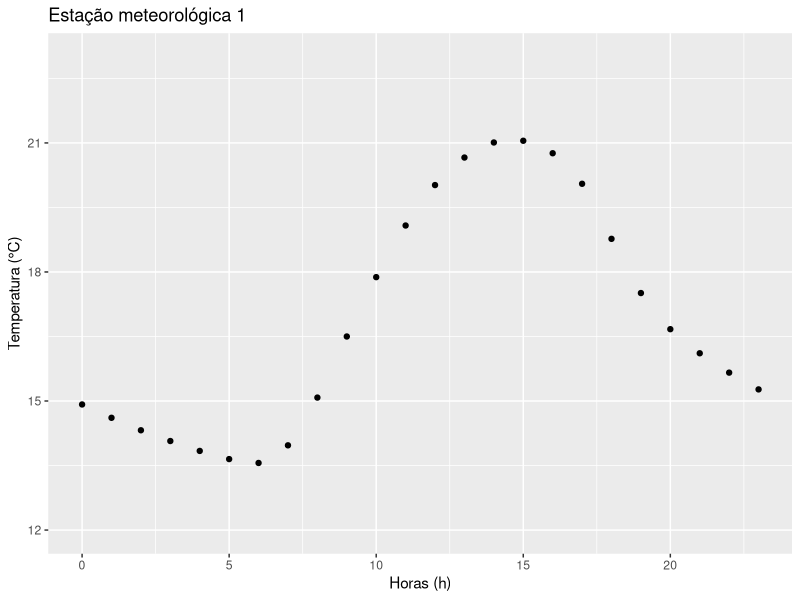
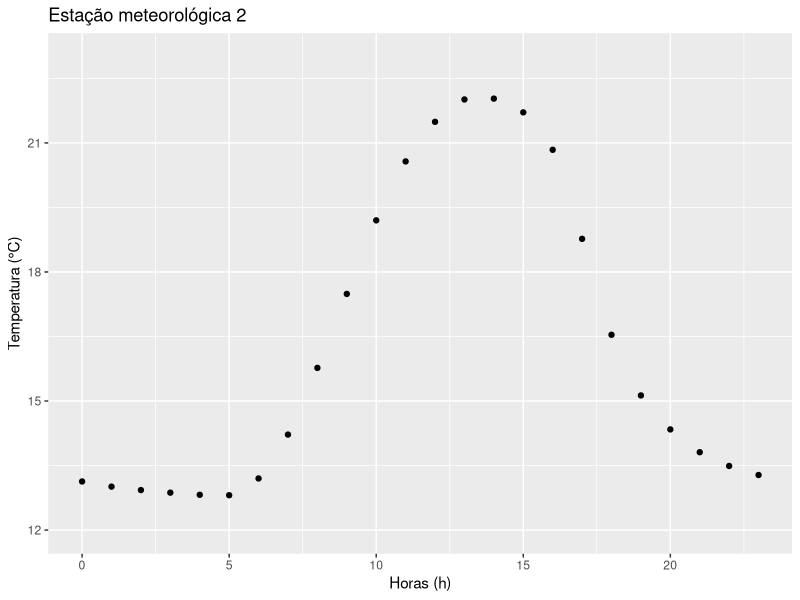

Here is the R script that generated these plots, in order: (Note: this script raises an error after producing the figures.)
## ---- chunk 1
knitr::opts_chunk$set(echo = TRUE)
## ---- chunk 2
(x <- seq(from = 3, to = 6, by = 0.1))

## ---- chunk 3
primeiro_termo <- 0.2^(1) * 0.1e-03
segundo_termo <- 0.2^(4) * 0.1e-06
ultimo_termo <- 0.2^(34) * 0.1e-36
razao <- segundo_termo / primeiro_termo
n <- log(ultimo_termo / primeiro_termo) / log(razao)
sequencia <- c(0, 1:n)
vetor_multiplicador <- razao^sequencia
vetor_a <- primeiro_termo * (vetor_multiplicador)
vetor_a
## ---- chunk 4
sequencia <- seq(1:25)
b <- (2^sequencia) / sequencia
b
## ---- chunk 5
dias <- c("domingo", "segunda", "terça", "quarta", "quinta", "sexta", "sabado")
dds <- seq(1:7)
names(dds) <- dias
dds
## ---- chunk 6
dds_nums <- c(
  5L, 2L, 5L, 2L, 7L, 7L, 2L,
  6L, 6L, 3L, 7L, 1L, 2L, 2L,
  5L, 7L, 3L, 2L, 6L, 4L, 1L
)
names(dds)[dds_nums]
## ---- chunk 7
sequencia <- c(85, 79, 70, 6, 32, 8, 17, 93, 81, 76)
pares <- sequencia %% 2 == 0
pares
## ---- chunk 8

impares <- !pares
total_impares <- sum(impares)
total_impares
## ---- chunk 9
anos <- c(1894, 1947, 1901, 1992, 1925, 2014, 1993, 1996, 1984, 1897, 2100, 2300)
anos_bissexto <- anos %% 400 == 0 | anos %% 100 != 0 & anos %% 4 == 0
anos_bissexto

## ---- chunk 10
cada_ano_bissexto <- anos * anos_bissexto
cada_ano_bissexto[cada_ano_bissexto > 0]

## ---- chunk 11
ndias <- ifelse(
  test = anos_bissexto == TRUE,
  yes = "366 dias",
  no = "365 dias"
)
ndias

## ---- chunk 12
anos_bissexto <- as.numeric(anos_bissexto)
(total_anos_bissexto <- sum(anos_bissexto))

## ---- chunk 13
seq_a <- c(-30, seq(from = 0, to = 30, by = 5))
seq_a
## ---- chunk 14
seq_b <- seq(from = 1.0, to = 0.0, by = -0.2)
seq_b
## ---- chunk 15
razao <- -2.4434610 - (-3.1415927)
seq_c <- seq(from = -pi, to = pi, by = razao)
seq_c
## ---- chunk 16
repeticao <- 2:8
seq_d <- rep(x = -1:5, times = repeticao)
seq_d

## ---- chunk 17
repeticao <- c(5, 4, 3, 2, 1, 2, 3, 4, 5)
seq_e <- rep(x = repeticao, times = repeticao)
seq_e
## ---- chunk 18
v3 <- c(11, 0.25, 7, 2)
v2 <- c(11, 0.25)
v1 <- c(11)
v0 <- c()
vetor <- v3
sequencia <- ifelse(
  test = vetor == 11,
  yes = 1,
  no = vetor
)
sequencia <- ifelse(
  test = vetor == 0.25,
  yes = 2,
  no = sequencia
)
sequencia <- ifelse(
  test = vetor == 7,
  yes = 3,
  no = sequencia
)
sequencia <- ifelse(
  test = vetor == 2,
  yes = 4,
  no = sequencia
)
(sequencia <- as.integer(sequencia))
## ---- chunk 19
v3 <- c(11, 0.25, 7, 2)
v2 <- c(11, 0.25)
v1 <- c(11)
v0 <- c()
vetor <- v2
sequencia <- ifelse(
  test = vetor == 11,
  yes = 1,
  no = vetor
)
sequencia <- ifelse(
  test = vetor == 0.25,
  yes = 2,
  no = sequencia
)
sequencia <- ifelse(
  test = vetor == 7,
  yes = 3,
  no = sequencia
)
sequencia <- ifelse(
  test = vetor == 2,
  yes = 4,
  no = sequencia
)
(sequencia <- as.integer(sequencia))
## ---- chunk 20
v3 <- c(11, 0.25, 7, 2)
v2 <- c(11, 0.25)
v1 <- c(11)
v0 <- c()
vetor <- v1
sequencia <- ifelse(
  test = vetor == 11,
  yes = 1,
  no = vetor
)
sequencia <- ifelse(
  test = vetor == 0.25,
  yes = 2,
  no = sequencia
)
sequencia <- ifelse(
  test = vetor == 7,
  yes = 3,
  no = sequencia
)
sequencia <- ifelse(
  test = vetor == 2,
  yes = 4,
  no = sequencia
)
(sequencia <- as.integer(sequencia))
## ---- chunk 21
v3 <- c(11, 0.25, 7, 2)
v2 <- c(11, 0.25)
v1 <- c(11)
v0 <- c()
vetor <- v0
sequencia <- ifelse(
  test = vetor == 11,
  yes = 1,
  no = vetor
)
sequencia <- ifelse(
  test = vetor == 0.25,
  yes = 2,
  no = sequencia
)
sequencia <- ifelse(
  test = vetor == 7,
  yes = 3,
  no = sequencia
)
sequencia <- ifelse(
  test = vetor == 2,
  yes = 4,
  no = sequencia
)
(sequencia <- as.integer(sequencia))
## ---- chunk 22
tar_est1 <- c(
  14.92, 14.61, 14.32, 14.07, 13.84, 13.65, 13.56, 13.97, 15.08,
  16.5, 17.88, 19.08, 20.02, 20.66, 21.01, 21.05, 20.76, 20.05,
  18.77, 17.51, 16.67, 16.11, 15.66, 15.27
)
tar_est2 <- c(
  13.13, 13.01, 12.93, 12.87, 12.82, 12.81, 13.2, 14.22, 15.77,
  17.49, 19.2, 20.57, 21.49, 22.01, 22.03, 21.71, 20.84, 18.77,
  16.54, 15.13, 14.34, 13.81, 13.49, 13.28
)

## ---- chunk 23
library(ggplot2)
horas <- 0:23

qplot(
  x = horas,
  y = tar_est1,
  geom = "point",
  xlab = "Horas (h)",
  ylab = "Temperatura (°C)",
  ylim = c(12, 23),
  main = "Estação meteorológica 1"
)

qplot(
  x = horas,
  y = tar_est2,
  geom = "point",
  xlab = "Horas (h)",
  ylab = "Temperatura (°C)",
  ylim = c(12, 23),
  main = "Estação meteorológica 2"
)


## ---- chunk 24
(tmed_est1 <- round(x = mean(tar_est1), digits = 1))
(tmed_est2 <- round(x = mean(tar_est2), digits = 1))
## ---- chunk 25
ifelse(
  test = tmed_est1 > tmed_est2,
  yes = "Estação 1 é mais quente",
  no = "Estação 2 é mais quente"
)
## ---- chunk 26
sort(tar_est1, decreasing = TRUE)[3]
## ---- chunk 27
sort(tar_est2, decreasing = TRUE)[3]
## ---- chunk 28
tmax_est1 <- max(tar_est1)
tmin_est1 <- min(tar_est1)
(atd_est1 <- round(x = tmax_est1 - tmin_est1, digits = 1))

## ---- chunk 29
tmax_est2 <- max(tar_est2)
tmin_est2 <- min(tar_est2)
(atd_est2 <- round(x = tmax_est2 - tmin_est2, digits = 1))

## ---- chunk 30
names(tar_est1) <- horas
condicao_max <- tar_est1 == max(tar_est1)
(hmax_est1 <- names(tar_est1[condicao_max]))
condicao_min <- tar_est1 == min(tar_est1)
(hmin_est1 <- names(tar_est1[condicao_min]))
## ---- chunk 31
names(tar_est2) <- horas
condicao_max <- tar_est2 == max(tar_est2)
(hmax_est2 <- names(tar_est2[condicao_max]))
condicao_min <- tar_est2 == min(tar_est2)
(hmin_est2 <- names(tar_est2[condicao_min]))
## ---- chunk 32
tar_est2_maior <- names(which(tar_est2 > tar_est1))
(tar_est2_inicio <- tar_est2_maior[1])
(tar_est2_fim <- tar_est2_maior[length(tar_est2_maior)])
## ---- chunk 33
diferenca <- unname(abs(tar_est1 - tar_est2))
(maior_diferenca <- max(diferenca))
## ---- chunk 34
names(diferenca) <- horas
diferenca <- (abs(tar_est1 - tar_est2))
maior_diferenca <- max(diferenca)
(hora_maior <- names(which(diferenca == maior_diferenca)))
## ---- chunk 35
hps_est1 <- names(which(abs(diff(tar_est1)[12:23]) == max(abs(diff(tar_est1)[12:23]))))
hps_est1

## ---- chunk 36
hps_est2 <- names(which(abs(diff(tar_est2)[12:23]) == max(abs(diff(tar_est2)[12:23]))))
hps_est2
## ---- chunk 37
names(which(diferenca < 0.5))
## ---- chunk 38
(tar_med1 <- unname((max(tar_est2) + min(tar_est2)) / 2))
## ---- chunk 39
(tar_med2 <- unname((max(tar_est2) + min(tar_est2) + tar_est2[10] + 2 * tar_est2[22]) / 5))
## ---- chunk 40
(tar_med3 <- unname((tar_est2[8] + tar_est2[15] + 2 * tar_est2[22]) / 4))
## ---- chunk 41
tmed_est2
tar_med1
tar_med2
tar_med3
## ---- chunk 42
temp_max_est1 <- max(tar_est1)
temp_max_est1
temp_min_est1 <- min(tar_est1)
temp_min_est1
h_temp_min_est1 <- names(which(tar_est1 == temp_min_est1))
h_temp_min_est1
h_temp_max_est1 <- names(which(tar_est1 == temp_max_est1))
h_temp_max_est1
t_est1 <- (temp_max_est1 + temp_min_est1) / 2
a_est1 <- (temp_max_est1 - temp_min_est1) / 2
## ---- chunk 43
tcalc_est1 <- tar_est1
cinco_horas <- as.numeric(h_temp_min_est1) - 1
zero_horas <- as.numeric(names(tcalc_est1[1]))
h_1 <- zero_horas:cinco_horas
arg_1 <- pi * (h_1 + 10) / (10 + as.numeric(h_temp_min_est1))
tcalc_est1[(zero_horas + 1):(cinco_horas + 1)] <- t_est1 + a_est1 * cos(arg_1)
tcalc_est1[(zero_horas + 1):(cinco_horas + 1)]
## ---- chunk 44
seis_horas <- as.numeric(h_temp_min_est1)
h_2 <- seis_horas
arg_2 <- pi * (h_2 - seis_horas) / (14 - seis_horas)
tcalc_est1[as.numeric(h_temp_min_est1) + 1] <- t_est1 - a_est1 * cos(arg_2)
tcalc_est1[as.numeric(h_temp_min_est1) + 1]
## ---- chunk 45
sete_horas <- as.numeric(h_temp_min_est1) + 1
quatorze_horas <- as.numeric(h_temp_max_est1) - 1
h_3 <- sete_horas:quatorze_horas
arg_3 <- pi * (h_3 - as.numeric(h_temp_min_est1)) / (14 - as.numeric(h_temp_min_est1))
tcalc_est1[(sete_horas + 1):(quatorze_horas + 1)] <- t_est1 - a_est1 * cos(arg_3)
tcalc_est1[(sete_horas + 1):(quatorze_horas + 1)]
## ---- chunk 46
quinze_horas <- as.numeric(h_temp_max_est1)
ultimo_termo <- length(tcalc_est1)
vinte_tres_horas <- as.numeric(names(tcalc_est1[ultimo_termo]))
h_4 <- quinze_horas:vinte_tres_horas
arg_4 <- pi * (14 - h_4) / (10 + as.numeric(h_temp_min_est1))
tcalc_est1[(quinze_horas + 1):(vinte_tres_horas + 1)] <- t_est1 + a_est1 * cos(arg_4)
tcalc_est1[(quinze_horas + 1):(vinte_tres_horas + 1)]
## ---- chunk 47
tcalc_est1
## ---- chunk 48
temp_max_est2 <- max(tar_est2)
temp_max_est2
temp_min_est2 <- min(tar_est2)
temp_min_est2
h_temp_min_est2 <- names(which(tar_est2 == temp_min_est2))
h_temp_min_est2
h_temp_max_est2 <- names(which(tar_est2 == temp_max_est2))
h_temp_max_est2
t_est2 <- (temp_max_est2 + temp_min_est2) / 2
a_est2 <- (temp_max_est2 - temp_min_est2) / 2
## ---- chunk 49
tcalc_est2 <- tar_est2
quatro_horas <- as.numeric(h_temp_min_est2) - 1
zero_horas <- as.numeric(names(tcalc_est2[1]))
h_1 <- zero_horas:quatro_horas
arg_1 <- pi * (h_1 + 10) / (10 + as.numeric(h_temp_min_est2))
tcalc_est2[(zero_horas + 1):(quatro_horas + 1)] <- t_est2 + a_est2 * cos(arg_1)
tcalc_est2[(zero_horas + 1):(quatro_horas + 1)]
## ---- chunk 50
cinco_horas <- as.numeric(h_temp_min_est2)
h_2 <- cinco_horas
arg_2 <- pi * (h_2 - cinco_horas) / (14 - cinco_horas)
tcalc_est2[as.numeric(h_temp_min_est2) + 1] <- t_est2 - a_est2 * cos(arg_2)
tcalc_est2[as.numeric(h_temp_min_est2) + 1]
## ---- chunk 51
seis_horas <- as.numeric(h_temp_min_est2) + 1
treze_horas <- as.numeric(h_temp_max_est2) - 1
h_3 <- seis_horas:treze_horas
arg_3 <- pi * (h_3 - as.numeric(h_temp_min_est2)) / (14 - as.numeric(h_temp_min_est2))
tcalc_est2[(seis_horas + 1):(treze_horas + 1)] <- t_est2 - a_est2 * cos(arg_3)
tcalc_est2[(seis_horas + 1):(treze_horas + 1)]
## ---- chunk 52
quatorze_horas <- as.numeric(h_temp_max_est2)
ultimo_termo <- length(tcalc_est2)
vinte_tres_horas <- as.numeric(names(tcalc_est2[ultimo_termo]))
h_4 <- quatorze_horas:vinte_tres_horas
arg_4 <- pi * (14 - h_4) / (10 + as.numeric(h_temp_min_est2))
tcalc_est2[(quatorze_horas + 1):(vinte_tres_horas + 1)] <- t_est2 + a_est2 * cos(arg_4)
tcalc_est2[(quatorze_horas + 1):(vinte_tres_horas + 1)]
## ---- chunk 53
tcalc_est2
## ---- chunk 54
rmse_est1 <- (sum((tcalc_est1 - tar_est1)^2) / length(tcalc_est1))^0.5
rmse_est1
## ---- chunk 55
rmse_est2 <- (sum((tcalc_est2 - tar_est2)^2) / length(tcalc_est2))^0.5
rmse_est2
## ---- chunk 56
r_est1 <- sum((tar_est1 - mean(tar_est1)) * (tcalc_est1 - mean(tcalc_est1))) / (sum((tar_est1 - mean(tar_est1))^(2)) * sum((tcalc_est1 - mean(tcalc_est1))^(2)))^0.5
r_est1
cor(tar_est1, tcalc_est1)
## ---- chunk 57
r_est2 <- sum((tar_est2 - mean(tar_est2)) * (tcalc_est2 - mean(tcalc_est2))) / (sum((tar_est2 - mean(tar_est2))^(2)) * sum((tcalc_est2 - mean(tcalc_est2))^(2)))^0.5
r_est2
cor(tar_est2, tcalc_est2)

## ---- chunk 58
prec <- rep(0.0, times = 7)
prec <- c(prec, 21.4, 41.2, 2.6, 1.0, 0.4, 0.0)
hora <- seq(from = 9, to = 21, by = 1)
names(prec) <- hora
prec
## ---- chunk 59
tab_1 <- data.frame(
  horas = hora,
  prec = unname(prec)
)
knitr::kable(tab_1) 

## ---- chunk 60
(prec_acum <- cumsum(prec))
## ---- chunk 61
c(NA, diff(prec_acum))
## ---- chunk 62
prec_max <- max(prec)
names(which(prec == prec_max))
## ---- chunk 63
ocorrencia_prec <- ifelse(
  test = prec == 0,
  yes = NA,
  no = prec
)
ocorrencia_prec <- c(names(ocorrencia_prec[!is.na(ocorrencia_prec)]))
inicio_evento <- ocorrencia_prec[1]
fim_evento <- ocorrencia_prec[length(ocorrencia_prec)]
inicio_evento
fim_evento
## ---- chunk 64
(duracao_prec <- length(ocorrencia_prec))
## ---- chunk 65
total_prec <- (prec_total <- sum(prec))
## ---- chunk 66
percentual_17horas <- sum(prec[(1:unname(which(prec == prec["17"])))])
percentual_17horas <- (percentual_17horas / sum(prec)) * 100
percentual_17horas
## ---- chunk 67
x <- c(11, 10, 15, 2, 6, -15, -10, -22, -8, 5, 7, 2, 12, 8, 4, 1, 3, -3, -1, 30, 14)
x_positivo <- ifelse(
  test = x < 0,
  yes = FALSE,
  no = TRUE
)
x_negativo <- which(x_positivo == FALSE)
ultimo_negativo <- x_negativo[length(x_negativo)]
num_positivo <- x[(ultimo_negativo + 1)]
num_positivo
## ---- chunk 68
prec <- c(
  0, 0, 0, 0.8, 0, 0.01, 0.75, 0,
  0, 0, 0, 0.35, 0.08, 0, 0, 0, 0, 0.31, 0, 3.57, 12.17, 0, 0,
  0, 0.04, 3.16, 0, 0.95, 0.79, 0, 0, 0, 0, 0, 3.51, 0, 0, 0.16,
  0, 0, 8.16, 0.54, 4.39, 1.24, 0, 0, 0, 0, 0, 2.43, 0, 0, 0, 0,
  0, 7.18, 0, 0, 0.26, 0, 0, 0.28, 0, 0, 0.09, 0.38, 0, 0, 0, 0,
  0, 0, 0.51, 0, 0, 0, 0, 0, 0, 0.67, 0, 0, 0, 0, 0.15, 0, 0.82,
  0, 0, 0, 0, 0, 0, 0, 0, 0.37, 0, 0.58, 4.95, 0, 0, 0, 0, 0, 7.68,
  0, 0, 0.37, 0, 1.56, 0, 0, 0, 0.34, 0.48, 0, 4.21, 2.28, 4.3,
  0, 3.38, 0, 0, 0, 0, 7.28, 0, 4.89, 3.91, 0, 0, 0, 0, 0, 0, 2.93,
  0, 2.49, 0.77, 0, 2.9, 3.53, 0.83, 0, 0, 0, 0.94, 0.59, 0, 0,
  0, 0, 0.04, 0, 0.65, 0, 0, 0, 6.23, 0.09, 0, 0.66, 0, 0, 0, 4.42,
  0, 0, 0, 0.84, 0, 0, 0, 0, 0, 0.09, 0, 0, 0.08, 0, 0.66, 0, 0,
  0, 0.06, 0, 0, 0, 3.28, 0, 0.8, 5.69, 0.8, 0
)
## ---- chunk 69
total_dias <- sum(
  ifelse(
    test = prec > 0 & prec < 0.25,
    yes = TRUE,
    no = FALSE
  ))
total_dias
## ---- chunk 70
ifelse(
  test = prec > 0 & prec < 0.25,
  yes = 0,
  no = prec
)
## ---- chunk 71
limiar <- 0.25
prec01 <- prec > limiar
prec01 <- as.numeric(prec01)
prec01
## ---- chunk 72
100 * sum(prec01) / length(prec01)

## ---- chunk 73
library(tidyverse)
## ---- chunk 74
deslocado <- lag(prec01)
deslocado <- deslocado[!is.na(deslocado)]
primeiro_termo <- ifelse(
  test = prec01[1] == 1,
  yes = 1,
  no = 0
)
dois_dias <- c(primeiro_termo, deslocado) + prec01
eventos <- length(which(dois_dias == 2))
p11 <- 100 * (eventos / (length(prec01) - 1))
p11
## ---- chunk 75
deslocado <- lag(prec01)
deslocado <- deslocado[!is.na(deslocado)]
primeiro_termo <- ifelse(
  test = prec01[1] == 1,
  yes = 1,
  no = 0
)
dois_ou_um <- c(primeiro_termo, deslocado) + prec01
eventos <- length(which(dois_ou_um == 2 | dois_ou_um == 1))
p10 <- 100 * (eventos / (length(prec01) - 1))
p10
## ---- chunk 76
deslocado <- lag(prec01)
deslocado <- deslocado[!is.na(deslocado)]
primeiro_termo <- ifelse(
  test = prec01[1] == 1,
  yes = 1,
  no = 0
)
eventos01_ini <- c(primeiro_termo, deslocado) - prec01
(eventos01_ini <- (which(eventos01_ini < 0)))

deslocado <- lead(prec01)
deslocado <- deslocado[!is.na(deslocado)]
ultimo_termo <- ifelse(
  test = prec01[length(prec01)] == 1,
  yes = 1,
  no = 0
)
eventos01_fim <- c(deslocado, ultimo_termo) - prec01
(eventos01_fim <- which(eventos01_fim < 0))
(duracao <- eventos01_fim - eventos01_ini + 1)

## ---- chunk 77
duracao2 <- c(
  evento1 = 1, evento2 = 1, evento3 = 1, evento4 = 1, evento5 = 2,
  evento6 = 1, evento7 = 2, evento8 = 1, evento9 = 4, evento10 = 1,
  evento11 = 1, evento12 = 1, evento13 = 1, evento14 = 1, evento15 = 1,
  evento16 = 1, evento17 = 1, evento18 = 1, evento19 = 2, evento20 = 1,
  evento21 = 1, evento22 = 1, evento23 = 2, evento24 = 3, evento25 = 1,
  evento26 = 1, evento27 = 2, evento28 = 1, evento29 = 2, evento30 = 3,
  evento31 = 2, evento32 = 1, evento33 = 1, evento34 = 1, evento35 = 1,
  evento36 = 1, evento37 = 1, evento38 = 1, evento39 = 3
)
nome_eventos <- names(duracao2)
names(duracao) <- nome_eventos
duracao

## ---- chunk 78
dados <- c(
  NA, NA, 27L, 7L, 4L, 0L, 26L, 15L, 25L, NA, NA, NA, NA, 6L,
  29L, 18L, 17L, 23L, 20L, 1L, 30L, 13L, NA, NA, NA, NA, NA, NA,
  NA, 19L
)

## ---- chunk 79
dados_a <- ifelse(
  test = !is.na(dados) == TRUE,
  yes = 0,
  no = seq(1:length(dados))
)
dados_a

## ---- chunk 80
dados_b01 <- ifelse(
  test = dados_a != 0,
  yes = 1,
  no = 0
)
deslocado <- lag(dados_b01)
deslocado <- deslocado[!is.na(deslocado)]
primeiro_termo <- ifelse(
  test = dados_b01[1] == 1,
  yes = 1,
  no = 0
)
eventos01_ini <- c(primeiro_termo, deslocado) - dados_b01
(eventos01_ini <- c(primeiro_termo, which(eventos01_ini < 0)))


deslocado <- lead(dados_b01)
deslocado <- deslocado[!is.na(deslocado)]
ultimo_termo <- ifelse(
  test = dados_b01[length(dados_b01)] == 1,
  yes = 1,
  no = 0
)
eventos01_fim <- c(deslocado, ultimo_termo) - dados_b01
(eventos01_fim <- c(which(eventos01_fim < 0)))
(duracao <- eventos01_fim - eventos01_ini + 1)

## ---- chunk 81
max(duracao)
## ---- chunk 82
theta <- c(270, 180, 360, 90, 225, 315, 135, 45, 0)
velocidade <- c(10, 10, 10, 10, 14.142, 14.142, 14.142, 14.142, 0)
velocidade <- (velocidade >= 0.5) * velocidade
theta_rad <- theta * (pi / 180)
u <- -velocidade * sin(theta_rad)
round(u, digits = 2)
v <- -velocidade * cos(theta_rad)
round(v, digits = 2)
## ---- chunk 83
(ws <- sqrt(u^2+v^2))
## ---- chunk 84
theta_mat <- atan2(-u, -v) * (180 / pi)
wd_uv <- ifelse(
  test = theta_mat < 0,
  yes = theta_mat + 360,
  no = theta_mat
)
wd_uv
## ---- chunk 85
knitr::include_graphics("questao15.png")
## ---- chunk 86
dir <- c("Oeste", "Sul", "Norte", "Leste", "Sudoeste", "Noroeste", "Sudeste", "Nordeste", "Calmo")
wds <- setNames(
  object = wd_uv,
  nm = dir
)
## ---- chunk 87
tab_2 <- data.frame(
  u = round(x = u, digits = 0),
  v = round(x = v, digits = 0),
  ws = ws,
  wd = theta,
  wd_uv = wd_uv,
  dir = dir
)
knitr::kable(tab_2) 
## ---- chunk 88
prec_obs <- c(
  0, 0, 0, 0.5, 1, 6, 9, 0.2, 1, 0, 0, 0.25,
  10, 15, 8, 3, 0, 0, 0, 0, 0, 0, 0.25, 0,
  0, 0, 1, 5, 0, 20, 0, 0, 0, 0, 1, 1,
  0, 2, 12, 1, 0, 0, 0, 0, 0, 0, 5, 5
)
prec_sim <- c(
  0, 0.2, 0.1, 0, 0, 3, 1, 1, 1, 1, 0, 3,
  0, 10, 4, 1, 0.3, 0.5, 0.5, 0.5, 0.5, 0, 0.25, 0.25,
  0.25, 0, 0.5, 3, 0, 5, 0, 0, 0, 0, 0.5, 0,
  0.25, 0.2, 0, 0.2, 0, 0, 0, 0, 1, 2, 1, 0
)
## ---- chunk 89
wc_obs <- (prec_obs > 0.25)
wc_sim <- (prec_sim > 0.25)
wc <- length(which(wc_obs == wc_sim & wc_obs == TRUE))
dc <- length(which(wc_obs == wc_sim & wc_obs == FALSE))
pc <- (wc + dc) / length(prec_obs)
pc
## ---- chunk 90
wi <- length(which(wc_obs != wc_sim & wc_obs == TRUE))
di <- length(which(wc_obs != wc_sim & wc_obs == FALSE))
csi <- wc / (wc + wi + di)
csi
## ---- chunk 91
v_obs <- c(
  -0.49, 0.27, -0.48, 0.8, -1, 0.1, -1.16,
  0.58, -1.6, -0.31, 0.45, -0.98, 0.19, 0.73,
  -0.49, -0.04, -0.11, 0.46, 2.02, -1.05
)
v_prev <- c(
  NA, -0.49, 0.27, -0.48, 0.8, -1, 0.1, -1.16,
  0.58, -1.6, -0.31, 0.45, -0.98, 0.19, 0.73,
  -0.49, -0.04, -0.11, 0.46, 2.02
)

v_obs <- v_obs[which(!is.na(v_prev))]
v_prev2 <- v_prev[!is.na(v_prev)]
pbias <- 100 * (sum(v_prev2 - v_obs)) / (sum(v_obs))
pbias
nse <- 1 - (sum((v_obs - v_prev2)^{
  2
})) / (sum((v_obs - mean(v_obs))^{
  2
}))
nse

